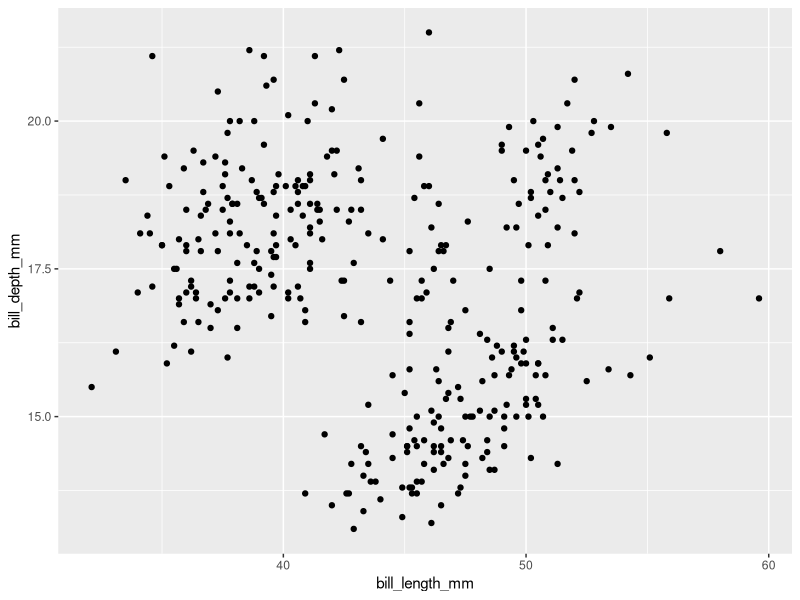
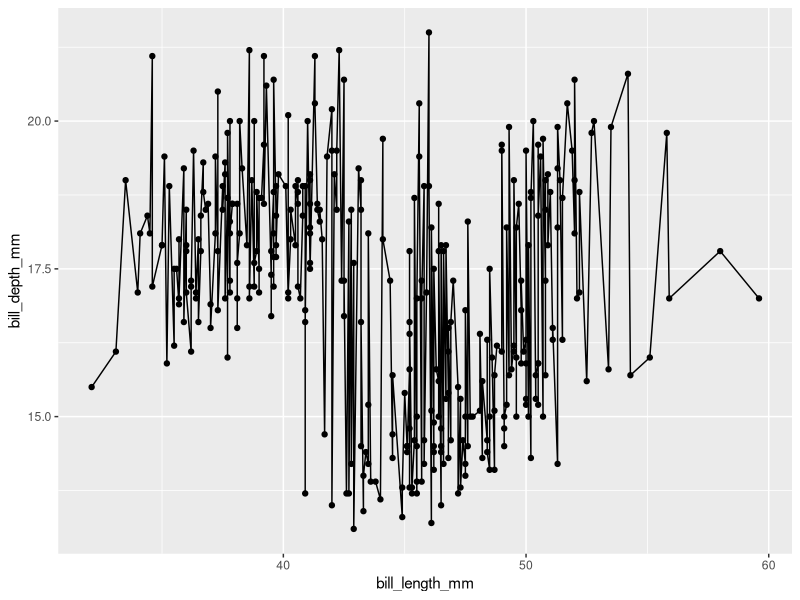
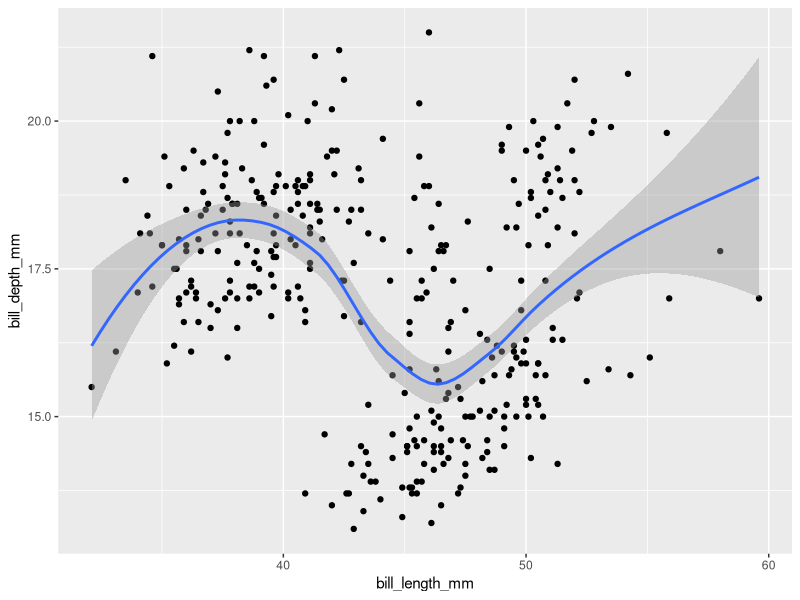
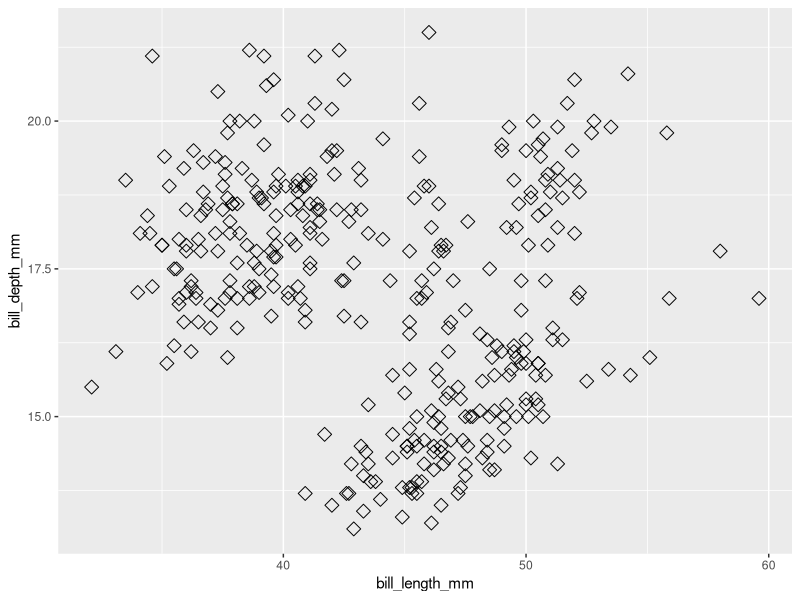
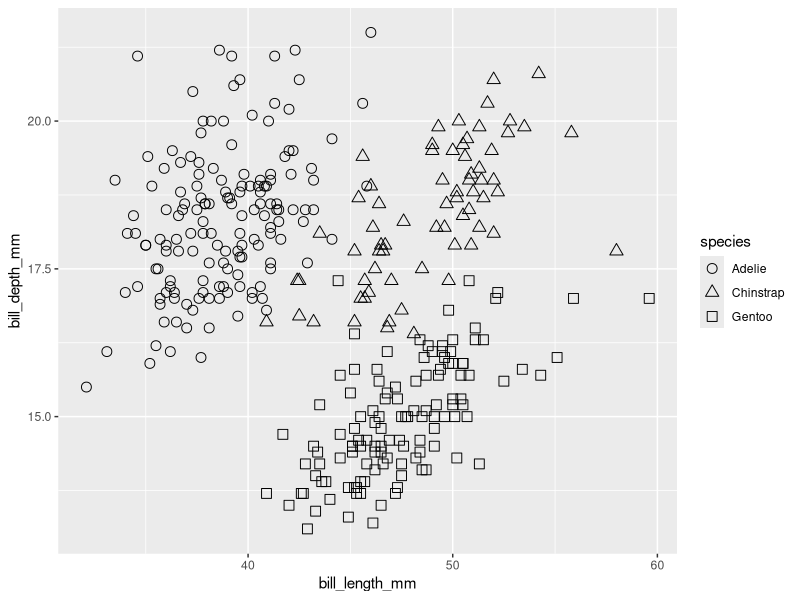
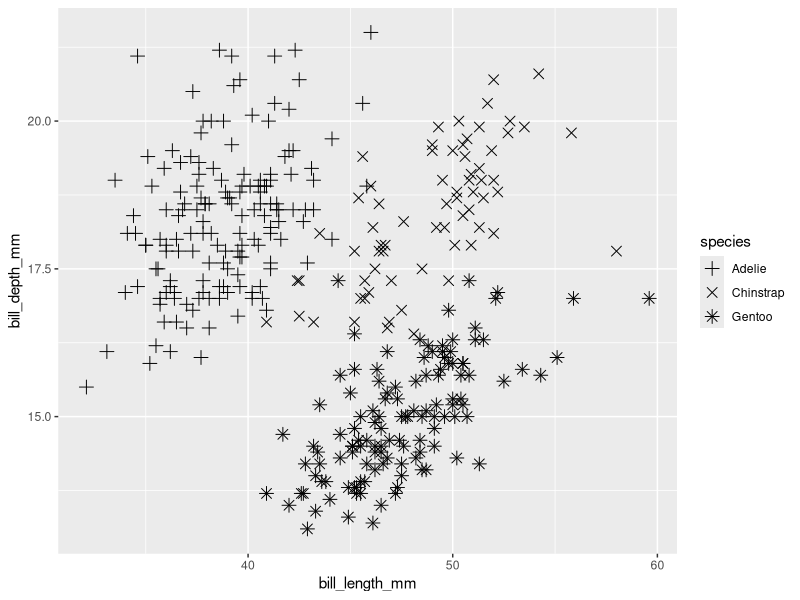
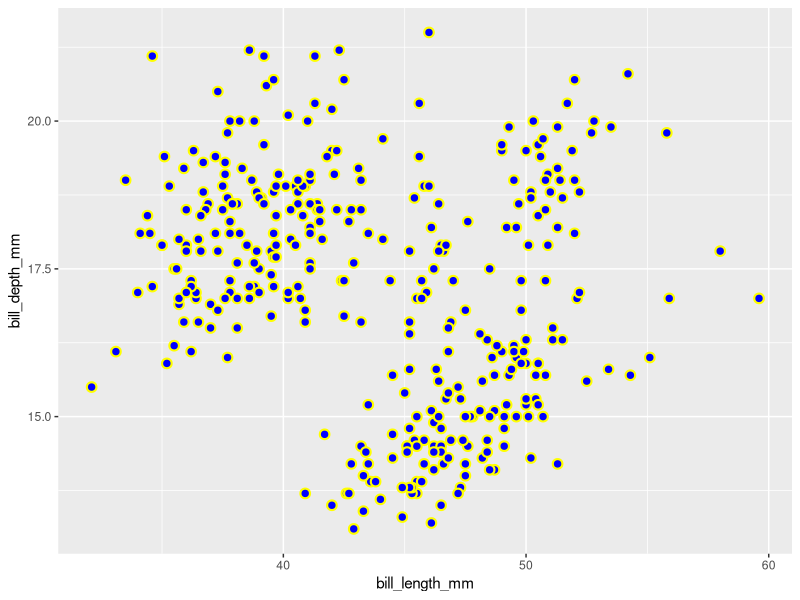
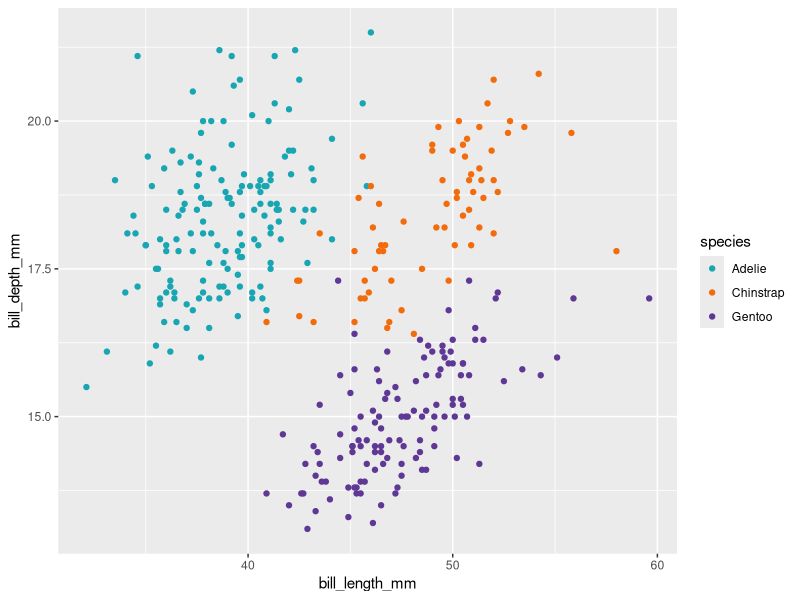

These figures' R source, in order:
library(tidyverse)
library(palmerpenguins)

penguins

# ggplot2 -----------------------------------------

ggplot(penguins,
       mapping = aes(x = bill_length_mm,
                     y = bill_depth_mm)) +
  geom_point()

penguins %>% 
  ggplot(aes(bill_length_mm, bill_depth_mm)) +
  geom_point() +
  geom_line()

penguins %>% 
  ggplot() +
  geom_point(aes(bill_length_mm, bill_depth_mm)) +
  geom_smooth(aes(bill_length_mm, bill_depth_mm))

penguins %>% 
  ggplot(aes(bill_length_mm, bill_depth_mm)) +
  geom_point(size = 3, shape = 5)

penguins %>% 
  ggplot() +
  geom_point(aes(bill_length_mm, bill_depth_mm, shape = species), size = 3) +
  scale_shape(solid = FALSE)

penguins %>% 
  ggplot() +
  geom_point(aes(bill_length_mm, bill_depth_mm, shape = species), size = 3) +
  scale_shape_manual(values = c('plus', 'cross', 'asterisk'))

penguins %>% 
  ggplot() +
  geom_point(aes(bill_length_mm, bill_depth_mm),
             shape = 21,
             size = 2.5,
             stroke = 1.1,
             color = 'yellow',
             fill = 'blue')


penguins %>% 
  ggplot() +
  geom_point(aes(bill_length_mm, bill_depth_mm, color = species)) + 
  scale_color_manual(values = c("#19a6b3","#f26c0d","#5e3894"))

library(RColorBrewer)

penguins %>% 
  ggplot() +
  geom_point(aes(bill_length_mm, bill_depth_mm, color = species)) +
  scale_color_brewer(palette = 'Set2')

library(ggthemes)

penguins %>% 
  ggplot() +
  geom_point(aes(bill_length_mm, bill_depth_mm, color = species)) +
  scale_color_excel_new()


penguins %>% 
  ggplot() +
  geom_point(aes(bill_length_mm, bill_depth_mm, color = body_mass_g)) +
  scale_color_gradient(low = 'yellow', high = 'red')

penguins %>% 
  ggplot() +
  geom_point(aes(bill_length_mm, bill_depth_mm, color = body_mass_g)) +
  scale_color_gradient2(midpoint = 6000)

penguins %>% 
  ggplot() +
  geom_point(aes(bill_length_mm, bill_depth_mm, color = species)) + 
  theme_bw() +
  labs(x= 'Довжина клюва, мм',
       y = 'Ширина клюва, мм') +
  theme(axis.title.x = element_text(vjust = 0,
                                    size = 15,
                                    color = 'red'),
        axis.title.y = element_text(vjust = 2, 
                                    size = 15))

penguins %>% 
  ggplot() +
  geom_point(aes(bill_length_mm, bill_depth_mm, color = species)) + 
  theme_bw() +
  labs(x= 'Довжина клюва, мм',
       y = 'Ширина клюва, мм') + 
  scale_x_continuous(limits = c(40, 50)) +
  scale_y_continuous(limits = c(15, 20))

penguins %>% 
  ggplot() +
  geom_point(aes(bill_length_mm, bill_depth_mm, color = species)) + 
  theme_bw() +
  labs(x= 'Довжина клюва, мм',
       y = 'Ширина клюва, мм') + 
  expand_limits(x = 0, y = 0)

penguins %>% 
  ggplot() +
  geom_point(aes(bill_length_mm, bill_depth_mm, color = species)) + 
  scale_color_manual(values = c("#19a6b3","#f26c0d","#5e3894")) +
  theme_bw() +
  labs(x= 'Довжина клюва, мм',
       y = 'Ширина клюва, мм',
       title = 'Характеристики типів пінгвінів',
       subtitle = 'Види пінгвінів зі станції Палмер',
       caption = 'Дані: Long Term Ecological Research Network') +
  theme(legend.position = c(0.1, 0.2),
        legend.title = element_blank())


penguins %>% 
  ggplot(aes(bill_length_mm, bill_depth_mm, color = species)) +
  geom_point() + 
  geom_label(aes(label = species)) + 
  scale_color_manual(values = c("#19a6b3","#f26c0d","#5e3894")) +
  theme_bw() +
  labs(x= 'Довжина клюва, мм',
       y = 'Ширина клюва, мм',
       title = 'Характеристики типів пінгвінів',
       subtitle = 'Види пінгвінів зі станції Палмер',
       caption = 'Дані: Long Term Ecological Research Network') +
  theme(legend.position = c(0.1, 0.2),
        legend.title = element_blank())

penguins %>% 
  ggplot(aes(bill_length_mm, bill_depth_mm, color = species)) +
  geom_point() + 
  geom_smooth(se = FALSE, method = 'lm') +
  scale_color_manual(values = c("#19a6b3","#f26c0d","#5e3894")) +
  theme_bw() +
  labs(x= 'Довжина клюва, мм',
       y = 'Ширина клюва, мм',
       title = 'Характеристики типів пінгвінів',
       subtitle = 'Види пінгвінів зі станції Палмер',
       caption = 'Дані: Long Term Ecological Research Network') +
  theme(legend.position = c(0.1, 0.2),
        legend.title = element_blank())

# bubble plot -----------------------------------------

penguins %>% 
  ggplot(aes(bill_length_mm, bill_depth_mm, color = species)) +
  geom_point(aes(size = body_mass_g), alpha = 0.4) + 
  scale_color_manual(values = c("#19a6b3","#f26c0d","#5e3894")) +
  theme_bw()


penguins %>% 
  ggplot(aes(bill_length_mm, bill_depth_mm, color = species)) +
  geom_point(aes(size = body_mass_g), alpha = 0.4) + 
  scale_color_manual(values = c("#19a6b3","#f26c0d","#5e3894")) +
  theme_bw() +
  scale_size(range = c(.2,5), guide = guide_legend()) +
  labs(x= 'Довжина клюва, мм',
       y = 'Ширина клюва, мм',
       title = 'Характеристики типів пінгвінів',
       subtitle = 'Види пінгвінів зі станції Палмер',
       caption = 'Дані: Long Term Ecological Research Network') +
  theme(legend.title = element_blank())

# bar plot -----------------------------------------

penguins %>% 
  count(species, sort = TRUE) %>% 
  ggplot() +
  geom_bar(aes(x=n, fill = species)) +
  scale_fill_manual(values = c("#19a6b3","#f26c0d","#5e3894")) +
  theme_bw()

penguins %>% 
  ggplot() +
  geom_bar(aes(x=species, fill = species)) +
  scale_fill_manual(values = c("#19a6b3","#f26c0d","#5e3894")) +
  theme_bw() +
  coord_flip()

penguins %>% 
  ggplot() +
  geom_bar(aes(x=species, fill = species)) +
  scale_fill_manual(values = c("#19a6b3","#f26c0d","#5e3894")) +
  theme_bw() +
  coord_polar('y')

penguins %>% 
  count(species) %>% 
  # mutate(prop = n / sum(n)) %>% 
  ggplot(aes(x = n, y = fct_reorder(species, n))) +
  geom_col()

penguins %>% 
  ggplot() +
  geom_bar(aes(x=island, fill=species),
           position = 'fill')

penguins %>% 
  filter(sex == 'female') %>% 
  count(species) %>% 
  ggplot() +
  geom_bar(aes(x='', y = n, fill = species), stat = 'identity') +
  coord_polar('y') +
  theme_void()

# lolipop plot -----------------------------------------

ggplot(penguins %>% 
         count(species) %>% 
         arrange(n) %>% 
         mutate(species = factor(species, levels = species))) +
  geom_segment(aes(x = species, xend = species,
                   y = 0, yend = n), linewidth = 1) +
  geom_point(aes(x = species, y = n, color = species), size = 4) +
  coord_flip()

# hist plot -----------------------------------------

penguins %>% 
  ggplot() +
  geom_histogram(aes(x=bill_length_mm, fill = species), alpha = 0.5)

penguins %>% 
  ggplot() + 
  geom_density(aes(x=bill_length_mm, fill = species), alpha = 0.5)

penguins %>% 
  drop_na() %>% 
  filter(species == 'Adelie') %>% 
  ggplot() +
  geom_density(aes(x=bill_length_mm, fill = sex), alpha = 0.5)


library(ggridges) # joyplot | ridgeline

penguins %>% 
  ggplot() +
  geom_density_ridges(aes(x=bill_length_mm, y = species, fill = species), alpha = 0.5, color = NA) +
  theme_minimal()

penguins %>% 
  drop_na() %>% 
  ggplot() +
  geom_density_ridges(aes(x = body_mass_g, y = species, fill = sex),
                      alpha = 0.5, color = NA, scale = 1)

# penguins %>% 
#   drop_na() %>% 
#   ggplot() +
#   stat_density_ridges(aes(x = body_mass_g, y = species, fill = species),
#                       alpha = 0.5, color = NA, scale = 1, quantile_lines = TRUE)
  
# boxplot plot -----------------------------------------

penguins %>% 
  ggplot() +
  geom_boxplot(aes(y = bill_length_mm, fill = species))

penguins %>% 
  ggplot(aes(y = bill_length_mm, x = species)) +
  geom_violin(aes(fill = species), alpha = 0.5, color = NA) +
  geom_jitter(aes(color = species), width = 0.2, alpha = 0.5) + 
  geom_boxplot(color = '#e5e3e3', fill = NA, size = 1, width = 0.5) +
  theme_bw()
















